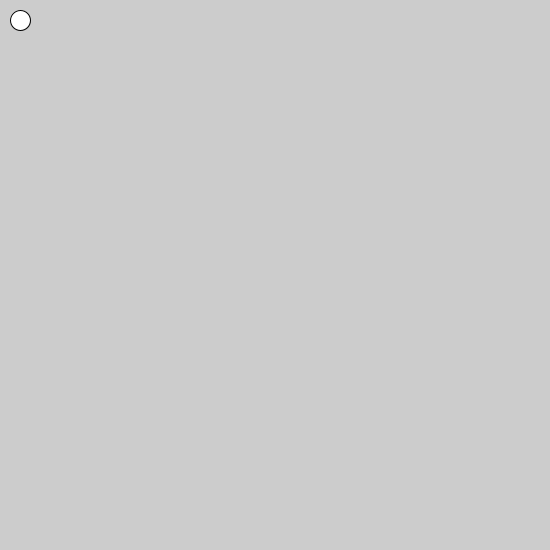
Frame 1 (no input)
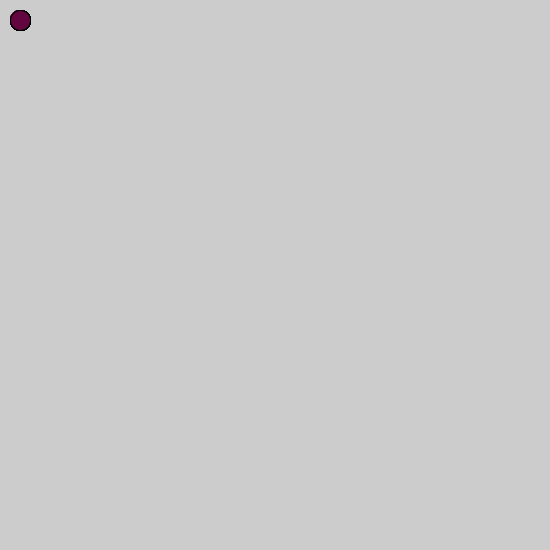
Frame 60 (the mouse pressed at the canvas centre just before this capture)
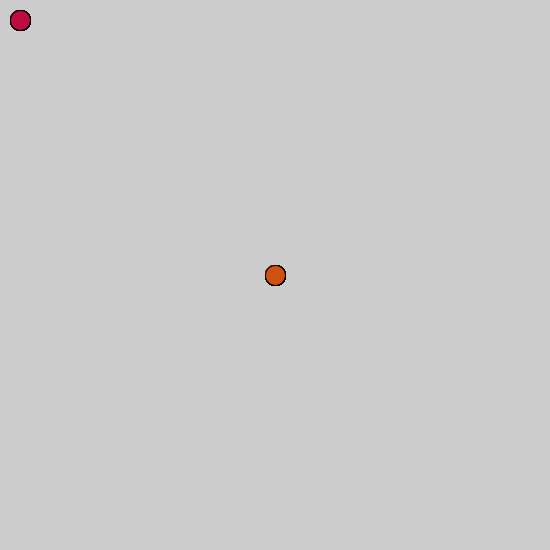
Frame 120 (the mouse held since frame 60 and released just before this capture)

The Processing sketch that drew these frames (run headless with seeded random() and noise(); from frame 60 on, the mouse is pressed at the canvas centre):

// Processing sketch: processing_106729
// ── processing_106729.pde

int x = 20;
int y = 20;

int dx = 0;
int dy = 0;

void setup() {  //setup function called initially, only once
  size(550, 550);
  
}

void draw() {  //draw function loops 
  
  
  ellipse(x,y,20,20);
  
  if (keyPressed){
  
      fill(random(250),random(255),0);
   
       if(key == 'd'){
       dx = 10;
       dy = 0;
           }
       else if(key == 'a'){
       dx = -10 ;
       dy = 0;
       }
       
       else if(key == 'w'){
       dy = -10;
       dx = 0;
       }
       
       else if(key == 's'){
       dy = 10;
       dx = 0;
       }
   
  }
  
  else {
      fill(random(255),random(100),random(100));
  }
  
  if(mousePressed){
  x=mouseX;
  y=mouseY;
  dy=0;
  dx=0;
  }
  
  
  x = x + dx;
  y = y + dy;
  
}
